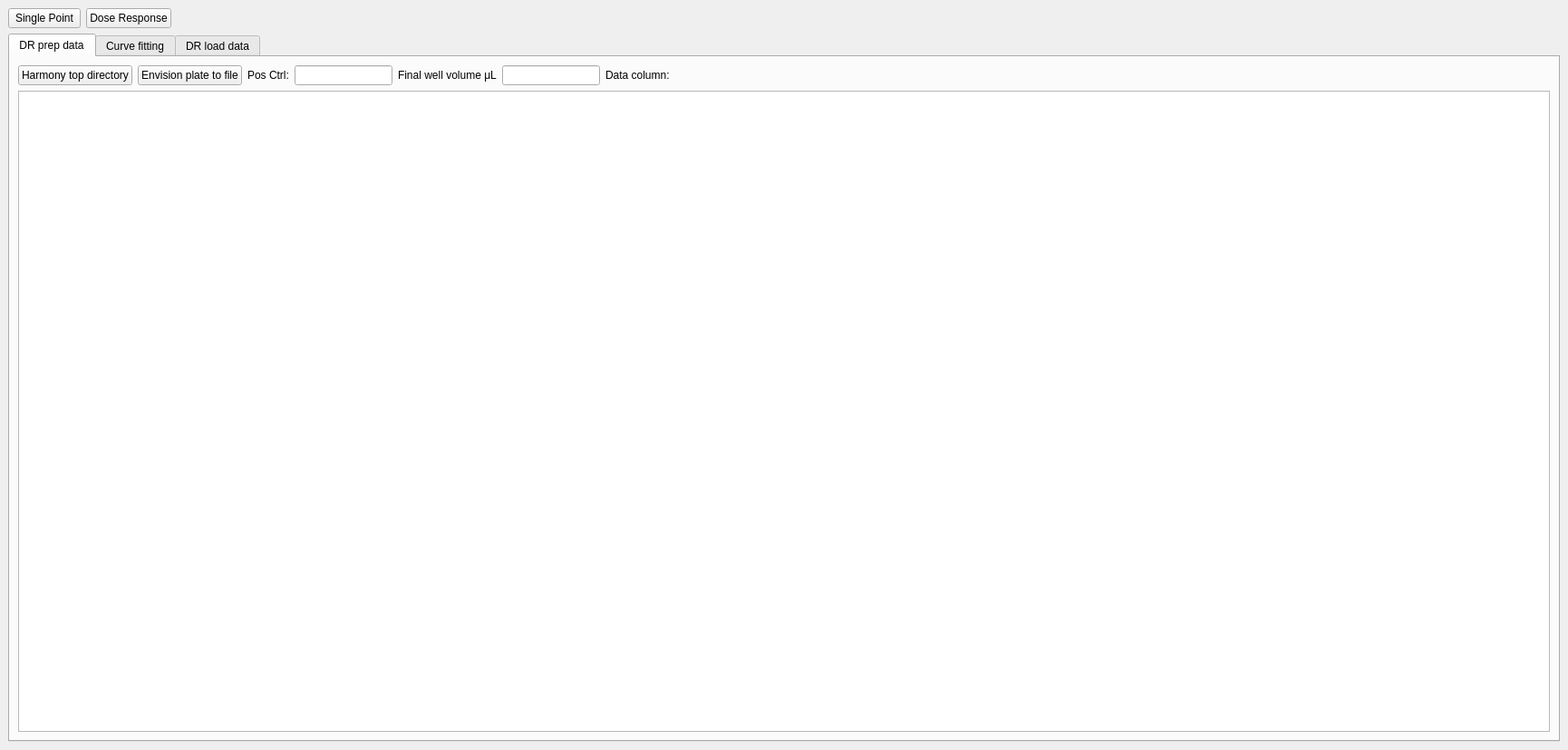
<?xml version="1.0" encoding="UTF-8"?>
<ui version="4.0">
 <class>MainWindow</class>
 <widget class="QMainWindow" name="MainWindow">
  <property name="geometry">
   <rect>
    <x>0</x>
    <y>0</y>
    <width>1730</width>
    <height>827</height>
   </rect>
  </property>
  <property name="windowTitle">
   <string>MainWindow</string>
  </property>
  <widget class="QWidget" name="centralwidget">
   <layout class="QGridLayout" name="gridLayout_7">
    <item row="0" column="0">
     <layout class="QGridLayout" name="gridLayout_6">
      <item row="0" column="0">
       <widget class="QPushButton" name="goto_sp_btn">
        <property name="text">
         <string>Single Point</string>
        </property>
       </widget>
      </item>
      <item row="0" column="2">
       <spacer name="horizontalSpacer_5">
        <property name="orientation">
         <enum>Qt::Horizontal</enum>
        </property>
        <property name="sizeHint" stdset="0">
         <size>
          <width>438</width>
          <height>20</height>
         </size>
        </property>
       </spacer>
      </item>
      <item row="0" column="1">
       <widget class="QPushButton" name="goto_dr_btn">
        <property name="text">
         <string>Dose Response</string>
        </property>
       </widget>
      </item>
      <item row="1" column="0" colspan="3">
       <widget class="QTabWidget" name="module_tab_wg">
        <property name="currentIndex">
         <number>0</number>
        </property>
        <widget class="QWidget" name="dr_prep_data_tab">
         <attribute name="title">
          <string>DR prep data</string>
         </attribute>
         <layout class="QVBoxLayout" name="verticalLayout">
          <item>
           <layout class="QHBoxLayout" name="horizontalLayout">
            <item>
             <widget class="QPushButton" name="selectHarmonyDirectory_btn">
              <property name="text">
               <string>Harmony top directory</string>
              </property>
             </widget>
            </item>
            <item>
             <widget class="QPushButton" name="selectEnvisionPlateToFile_btn">
              <property name="text">
               <string>Envision plate to file</string>
              </property>
             </widget>
            </item>
            <item>
             <widget class="QLabel" name="label_4">
              <property name="text">
               <string>Pos Ctrl:</string>
              </property>
             </widget>
            </item>
            <item>
             <widget class="QLineEdit" name="posCtrl_eb">
              <property name="sizePolicy">
               <sizepolicy hsizetype="Preferred" vsizetype="Fixed">
                <horstretch>0</horstretch>
                <verstretch>0</verstretch>
               </sizepolicy>
              </property>
             </widget>
            </item>
            <item>
             <widget class="QLabel" name="label">
              <property name="text">
               <string>Final well volume μL</string>
              </property>
             </widget>
            </item>
            <item>
             <widget class="QLineEdit" name="finalWellVolumeMicroliter_eb">
              <property name="sizePolicy">
               <sizepolicy hsizetype="Preferred" vsizetype="Preferred">
                <horstretch>0</horstretch>
                <verstretch>0</verstretch>
               </sizepolicy>
              </property>
             </widget>
            </item>
            <item>
             <widget class="QLabel" name="dataColumnTag">
              <property name="text">
               <string>Data column:</string>
              </property>
             </widget>
            </item>
            <item>
             <widget class="QLabel" name="dataColumn_lab">
              <property name="sizePolicy">
               <sizepolicy hsizetype="Expanding" vsizetype="Preferred">
                <horstretch>0</horstretch>
                <verstretch>0</verstretch>
               </sizepolicy>
              </property>
              <property name="text">
               <string/>
              </property>
             </widget>
            </item>
            <item>
             <spacer name="horizontalSpacer_2">
              <property name="orientation">
               <enum>Qt::Horizontal</enum>
              </property>
              <property name="sizeHint" stdset="0">
               <size>
                <width>40</width>
                <height>20</height>
               </size>
              </property>
             </spacer>
            </item>
           </layout>
          </item>
          <item>
           <widget class="QTextEdit" name="prepLog_te"/>
          </item>
         </layout>
        </widget>
        <widget class="QWidget" name="tab">
         <attribute name="title">
          <string>Curve fitting</string>
         </attribute>
         <layout class="QVBoxLayout" name="verticalLayout_3">
          <item>
           <layout class="QHBoxLayout" name="horizontalLayout_2">
            <item>
             <widget class="QPushButton" name="selectDRInput_btn">
              <property name="text">
               <string>Select DR input</string>
              </property>
             </widget>
            </item>
            <item>
             <widget class="QLabel" name="label_2">
              <property name="sizePolicy">
               <sizepolicy hsizetype="Minimum" vsizetype="Preferred">
                <horstretch>0</horstretch>
                <verstretch>0</verstretch>
               </sizepolicy>
              </property>
              <property name="minimumSize">
               <size>
                <width>100</width>
                <height>0</height>
               </size>
              </property>
              <property name="text">
               <string>DR input file:</string>
              </property>
             </widget>
            </item>
            <item>
             <widget class="QLabel" name="drInputFile_lab">
              <property name="sizePolicy">
               <sizepolicy hsizetype="Expanding" vsizetype="Fixed">
                <horstretch>0</horstretch>
                <verstretch>0</verstretch>
               </sizepolicy>
              </property>
              <property name="maximumSize">
               <size>
                <width>4000</width>
                <height>23</height>
               </size>
              </property>
              <property name="text">
               <string/>
              </property>
             </widget>
            </item>
            <item>
             <spacer name="horizontalSpacer_3">
              <property name="orientation">
               <enum>Qt::Horizontal</enum>
              </property>
              <property name="sizeHint" stdset="0">
               <size>
                <width>40</width>
                <height>20</height>
               </size>
              </property>
             </spacer>
            </item>
           </layout>
          </item>
          <item>
           <layout class="QHBoxLayout" name="horizontalLayout_3">
            <item>
             <widget class="QPushButton" name="calculateDR_btn">
              <property name="text">
               <string>Calculate dose response</string>
              </property>
             </widget>
            </item>
            <item>
             <widget class="QRadioButton" name="inhibition_rb">
              <property name="text">
               <string>Inhibition</string>
              </property>
             </widget>
            </item>
            <item>
             <widget class="QRadioButton" name="activation_rb">
              <property name="text">
               <string>Activation</string>
              </property>
             </widget>
            </item>
            <item>
             <widget class="QPushButton" name="saveExcel_btn">
              <property name="text">
               <string>Save Excel</string>
              </property>
             </widget>
            </item>
            <item>
             <spacer name="horizontalSpacer_4">
              <property name="orientation">
               <enum>Qt::Horizontal</enum>
              </property>
              <property name="sizeHint" stdset="0">
               <size>
                <width>40</width>
                <height>20</height>
               </size>
              </property>
             </spacer>
            </item>
           </layout>
          </item>
          <item>
           <layout class="QHBoxLayout" name="horizontalLayout_5">
            <item>
             <widget class="DoseResponseTable" name="doseResponseTable">
              <column>
               <property name="text">
                <string>Batch</string>
               </property>
              </column>
              <column>
               <property name="text">
                <string>Compound</string>
               </property>
              </column>
              <column>
               <property name="text">
                <string>IC50</string>
               </property>
              </column>
              <column>
               <property name="text">
                <string>Fit quality</string>
               </property>
              </column>
              <column>
               <property name="text">
                <string>Slope</string>
               </property>
              </column>
              <column>
               <property name="text">
                <string>Bottom</string>
               </property>
              </column>
              <column>
               <property name="text">
                <string>Top</string>
               </property>
              </column>
              <column>
               <property name="text">
                <string>Min Conc nM</string>
               </property>
              </column>
              <column>
               <property name="text">
                <string>Max Conc nM</string>
               </property>
              </column>
              <column>
               <property name="text">
                <string>AUC</string>
               </property>
              </column>
              <column>
               <property name="text">
                <string>ICMax</string>
               </property>
              </column>
              <column>
               <property name="text">
                <string>Graph</string>
               </property>
              </column>
             </widget>
            </item>
            <item>
             <layout class="QVBoxLayout" name="verticalLayout_2">
              <item>
               <widget class="QLabel" name="label_3">
                <property name="maximumSize">
                 <size>
                  <width>300</width>
                  <height>20</height>
                 </size>
                </property>
                <property name="text">
                 <string>Concentration nM</string>
                </property>
               </widget>
              </item>
              <item>
               <layout class="QVBoxLayout" name="dataPoints_layout"/>
              </item>
             </layout>
            </item>
           </layout>
          </item>
         </layout>
        </widget>
        <widget class="QWidget" name="dr_load_data">
         <attribute name="title">
          <string>DR load data</string>
         </attribute>
         <layout class="QGridLayout" name="gridLayout">
          <item row="0" column="0">
           <widget class="QFrame" name="frame_10">
            <property name="frameShape">
             <enum>QFrame::StyledPanel</enum>
            </property>
            <property name="frameShadow">
             <enum>QFrame::Raised</enum>
            </property>
            <layout class="QGridLayout" name="gridLayout_2">
             <item row="0" column="0">
              <layout class="QGridLayout" name="gridLayout_15">
               <item row="1" column="0">
                <widget class="QFrame" name="frame_12">
                 <property name="frameShape">
                  <enum>QFrame::StyledPanel</enum>
                 </property>
                 <property name="frameShadow">
                  <enum>QFrame::Raised</enum>
                 </property>
                 <layout class="QGridLayout" name="gridLayout_22">
                  <item row="0" column="0">
                   <layout class="QHBoxLayout" name="horizontalLayout_3">
                    <item>
                     <widget class="QLabel" name="label_2">
                      <property name="text">
                       <string>Operator</string>
                      </property>
                      <property name="alignment">
                       <set>Qt::AlignRight|Qt::AlignTrailing|Qt::AlignVCenter</set>
                      </property>
                     </widget>
                    </item>
                    <item>
                     <spacer name="horizontalSpacer_9">
                      <property name="orientation">
                       <enum>Qt::Horizontal</enum>
                      </property>
                      <property name="sizeHint" stdset="0">
                       <size>
                        <width>40</width>
                        <height>20</height>
                       </size>
                      </property>
                     </spacer>
                    </item>
                    <item>
                     <widget class="QComboBox" name="operator_cb">
                      <property name="sizePolicy">
                       <sizepolicy hsizetype="Preferred" vsizetype="Fixed">
                        <horstretch>0</horstretch>
                        <verstretch>0</verstretch>
                       </sizepolicy>
                      </property>
                      <property name="minimumSize">
                       <size>
                        <width>250</width>
                        <height>0</height>
                       </size>
                      </property>
                      <property name="maximumSize">
                       <size>
                        <width>250</width>
                        <height>16777215</height>
                       </size>
                      </property>
                     </widget>
                    </item>
                   </layout>
                  </item>
                 </layout>
                </widget>
               </item>
               <item row="2" column="0">
                <widget class="QFrame" name="frame_15">
                 <property name="frameShape">
                  <enum>QFrame::StyledPanel</enum>
                 </property>
                 <property name="frameShadow">
                  <enum>QFrame::Raised</enum>
                 </property>
                 <layout class="QGridLayout" name="gridLayout_26">
                  <item row="0" column="0">
                   <layout class="QHBoxLayout" name="horizontalLayout_6">
                    <item>
                     <widget class="QLabel" name="label_8">
                      <property name="text">
                       <string>Viability Measurement</string>
                      </property>
                      <property name="alignment">
                       <set>Qt::AlignRight|Qt::AlignTrailing|Qt::AlignVCenter</set>
                      </property>
                     </widget>
                    </item>
                    <item>
                     <spacer name="horizontalSpacer_11">
                      <property name="orientation">
                       <enum>Qt::Horizontal</enum>
                      </property>
                      <property name="sizeHint" stdset="0">
                       <size>
                        <width>40</width>
                        <height>20</height>
                       </size>
                      </property>
                     </spacer>
                    </item>
                    <item>
                     <widget class="QComboBox" name="viabilityMeasure_cb">
                      <property name="sizePolicy">
                       <sizepolicy hsizetype="Preferred" vsizetype="Fixed">
                        <horstretch>0</horstretch>
                        <verstretch>0</verstretch>
                       </sizepolicy>
                      </property>
                      <property name="minimumSize">
                       <size>
                        <width>140</width>
                        <height>0</height>
                       </size>
                      </property>
                      <property name="maximumSize">
                       <size>
                        <width>140</width>
                        <height>16777215</height>
                       </size>
                      </property>
                     </widget>
                    </item>
                   </layout>
                  </item>
                 </layout>
                </widget>
               </item>
               <item row="3" column="0">
                <widget class="QFrame" name="frame_87">
                 <property name="frameShape">
                  <enum>QFrame::StyledPanel</enum>
                 </property>
                 <property name="frameShadow">
                  <enum>QFrame::Raised</enum>
                 </property>
                 <layout class="QGridLayout" name="gridLayout_87">
                  <item row="0" column="0">
                   <layout class="QHBoxLayout" name="horizontalLayout_87">
                    <item>
                     <widget class="QLabel" name="label_87">
                      <property name="text">
                       <string>Detection Type</string>
                      </property>
                      <property name="alignment">
                       <set>Qt::AlignRight|Qt::AlignTrailing|Qt::AlignVCenter</set>
                      </property>
                     </widget>
                    </item>
                    <item>
                     <spacer name="horizontalSpacer_87">
                      <property name="orientation">
                       <enum>Qt::Horizontal</enum>
                      </property>
                      <property name="sizeHint" stdset="0">
                       <size>
                        <width>40</width>
                        <height>20</height>
                       </size>
                      </property>
                     </spacer>
                    </item>
                    <item>
                     <widget class="QComboBox" name="detectionType_cb">
                      <property name="sizePolicy">
                       <sizepolicy hsizetype="Preferred" vsizetype="Fixed">
                        <horstretch>0</horstretch>
                        <verstretch>0</verstretch>
                       </sizepolicy>
                      </property>
                      <property name="minimumSize">
                       <size>
                        <width>140</width>
                        <height>0</height>
                       </size>
                      </property>
                      <property name="maximumSize">
                       <size>
                        <width>140</width>
                        <height>16777215</height>
                       </size>
                      </property>
                     </widget>
                    </item>
                   </layout>
                  </item>
                 </layout>
                </widget>
               </item>
               <item row="1" column="2">
                <widget class="QFrame" name="frame_18">
                 <property name="frameShape">
                  <enum>QFrame::StyledPanel</enum>
                 </property>
                 <property name="frameShadow">
                  <enum>QFrame::Raised</enum>
                 </property>
                 <layout class="QGridLayout" name="gridLayout_30">
                  <item row="0" column="0">
                   <layout class="QHBoxLayout" name="horizontalLayout_9">
                    <item>
                     <widget class="QLabel" name="label_7">
                      <property name="text">
                       <string>Comment</string>
                      </property>
                      <property name="alignment">
                       <set>Qt::AlignRight|Qt::AlignTrailing|Qt::AlignVCenter</set>
                      </property>
                     </widget>
                    </item>
                    <item>
                     <spacer name="horizontalSpacer_16">
                      <property name="orientation">
                       <enum>Qt::Horizontal</enum>
                      </property>
                      <property name="sizeHint" stdset="0">
                       <size>
                        <width>40</width>
                        <height>20</height>
                       </size>
                      </property>
                     </spacer>
                    </item>
                    <item>
                     <widget class="QLineEdit" name="comment_eb">
                      <property name="sizePolicy">
                       <sizepolicy hsizetype="Maximum" vsizetype="Fixed">
                        <horstretch>0</horstretch>
                        <verstretch>0</verstretch>
                       </sizepolicy>
                      </property>
                      <property name="minimumSize">
                       <size>
                        <width>110</width>
                        <height>0</height>
                       </size>
                      </property>
                      <property name="maximumSize">
                       <size>
                        <width>110</width>
                        <height>16777215</height>
                       </size>
                      </property>
                     </widget>
                    </item>
                   </layout>
                  </item>
                 </layout>
                </widget>
               </item>
               <item row="0" column="2">
                <widget class="QFrame" name="frame_17">
                 <property name="frameShape">
                  <enum>QFrame::StyledPanel</enum>
                 </property>
                 <property name="frameShadow">
                  <enum>QFrame::Raised</enum>
                 </property>
                 <layout class="QGridLayout" name="gridLayout_29">
                  <item row="0" column="0">
                   <layout class="QHBoxLayout" name="horizontalLayout_8">
                    <item>
                     <widget class="QLabel" name="label_3">
                      <property name="sizePolicy">
                       <sizepolicy hsizetype="Maximum" vsizetype="Preferred">
                        <horstretch>0</horstretch>
                        <verstretch>0</verstretch>
                       </sizepolicy>
                      </property>
                      <property name="text">
                       <string>Test Date</string>
                      </property>
                      <property name="alignment">
                       <set>Qt::AlignRight|Qt::AlignTrailing|Qt::AlignVCenter</set>
                      </property>
                     </widget>
                    </item>
                    <item>
                     <spacer name="horizontalSpacer_2">
                      <property name="orientation">
                       <enum>Qt::Horizontal</enum>
                      </property>
                      <property name="sizeHint" stdset="0">
                       <size>
                        <width>40</width>
                        <height>20</height>
                       </size>
                      </property>
                     </spacer>
                    </item>
                    <item>
                     <widget class="QDateEdit" name="testDate">
                      <property name="sizePolicy">
                       <sizepolicy hsizetype="Maximum" vsizetype="Fixed">
                        <horstretch>0</horstretch>
                        <verstretch>0</verstretch>
                       </sizepolicy>
                      </property>
                      <property name="minimumSize">
                       <size>
                        <width>110</width>
                        <height>0</height>
                       </size>
                      </property>
                      <property name="maximumSize">
                       <size>
                        <width>110</width>
                        <height>16777215</height>
                       </size>
                      </property>
                     </widget>
                    </item>
                   </layout>
                  </item>
                 </layout>
                </widget>
               </item>
               <item row="2" column="1">
                <widget class="QFrame" name="frame_13">
                 <property name="frameShape">
                  <enum>QFrame::StyledPanel</enum>
                 </property>
                 <property name="frameShadow">
                  <enum>QFrame::Raised</enum>
                 </property>
                 <layout class="QGridLayout" name="gridLayout_24">
                  <item row="0" column="0">
                   <layout class="QHBoxLayout" name="horizontalLayout_14">
                    <item>
                     <widget class="QLabel" name="label_4">
                      <property name="text">
                       <string>Model Sys Id</string>
                      </property>
                      <property name="alignment">
                       <set>Qt::AlignRight|Qt::AlignTrailing|Qt::AlignVCenter</set>
                      </property>
                     </widget>
                    </item>
                    <item>
                     <spacer name="horizontalSpacer_12">
                      <property name="orientation">
                       <enum>Qt::Horizontal</enum>
                      </property>
                      <property name="sizeHint" stdset="0">
                       <size>
                        <width>40</width>
                        <height>20</height>
                       </size>
                      </property>
                     </spacer>
                    </item>
                    <item>
                     <widget class="QComboBox" name="target_cb">
                      <property name="sizePolicy">
                       <sizepolicy hsizetype="Preferred" vsizetype="Fixed">
                        <horstretch>0</horstretch>
                        <verstretch>0</verstretch>
                       </sizepolicy>
                      </property>
                     </widget>
                    </item>
                   </layout>
                  </item>
                 </layout>
                </widget>
               </item>
               <item row="2" column="2">
                <widget class="QFrame" name="frame_19">
                 <property name="frameShape">
                  <enum>QFrame::StyledPanel</enum>
                 </property>
                 <property name="frameShadow">
                  <enum>QFrame::Raised</enum>
                 </property>
                 <layout class="QGridLayout" name="gridLayout_31">
                  <item row="0" column="0">
                   <layout class="QHBoxLayout" name="horizontalLayout_10">
                    <item>
                     <widget class="QLabel" name="elnid_cb">
                      <property name="text">
                       <string>ELN Id</string>
                      </property>
                      <property name="alignment">
                       <set>Qt::AlignRight|Qt::AlignTrailing|Qt::AlignVCenter</set>
                      </property>
                     </widget>
                    </item>
                    <item>
                     <spacer name="horizontalSpacer_17">
                      <property name="orientation">
                       <enum>Qt::Horizontal</enum>
                      </property>
                      <property name="sizeHint" stdset="0">
                       <size>
                        <width>40</width>
                        <height>20</height>
                       </size>
                      </property>
                     </spacer>
                    </item>
                    <item>
                     <widget class="QLineEdit" name="eln_eb">
                      <property name="sizePolicy">
                       <sizepolicy hsizetype="Preferred" vsizetype="Fixed">
                        <horstretch>0</horstretch>
                        <verstretch>0</verstretch>
                       </sizepolicy>
                      </property>
                      <property name="minimumSize">
                       <size>
                        <width>110</width>
                        <height>0</height>
                       </size>
                      </property>
                      <property name="maximumSize">
                       <size>
                        <width>110</width>
                        <height>16777215</height>
                       </size>
                      </property>
                     </widget>
                    </item>
                   </layout>
                  </item>
                 </layout>
                </widget>
               </item>
               <item row="1" column="1">
                <widget class="QFrame" name="frame_16">
                 <property name="frameShape">
                  <enum>QFrame::StyledPanel</enum>
                 </property>
                 <property name="frameShadow">
                  <enum>QFrame::Raised</enum>
                 </property>
                 <layout class="QGridLayout" name="gridLayout_28">
                  <item row="0" column="0">
                   <layout class="QHBoxLayout" name="horizontalLayout_5">
                    <item>
                     <widget class="QLabel" name="label_9">
                      <property name="text">
                       <string>Model System</string>
                      </property>
                      <property name="alignment">
                       <set>Qt::AlignRight|Qt::AlignTrailing|Qt::AlignVCenter</set>
                      </property>
                     </widget>
                    </item>
                    <item>
                     <spacer name="horizontalSpacer_14">
                      <property name="orientation">
                       <enum>Qt::Horizontal</enum>
                      </property>
                      <property name="sizeHint" stdset="0">
                       <size>
                        <width>40</width>
                        <height>20</height>
                       </size>
                      </property>
                     </spacer>
                    </item>
                    <item>
                     <widget class="QComboBox" name="screenType_cb">
                      <property name="sizePolicy">
                       <sizepolicy hsizetype="Preferred" vsizetype="Fixed">
                        <horstretch>0</horstretch>
                        <verstretch>0</verstretch>
                       </sizepolicy>
                      </property>
                      <property name="minimumSize">
                       <size>
                        <width>140</width>
                        <height>0</height>
                       </size>
                      </property>
                      <property name="maximumSize">
                       <size>
                        <width>140</width>
                        <height>16777215</height>
                       </size>
                      </property>
                     </widget>
                    </item>
                   </layout>
                  </item>
                 </layout>
                </widget>
               </item>
               <item row="0" column="1">
                <widget class="QFrame" name="frame_14">
                 <property name="frameShape">
                  <enum>QFrame::StyledPanel</enum>
                 </property>
                 <property name="frameShadow">
                  <enum>QFrame::Raised</enum>
                 </property>
                 <layout class="QGridLayout" name="gridLayout_25">
                  <item row="0" column="0">
                   <layout class="QHBoxLayout" name="horizontalLayout_7">
                    <item>
                     <widget class="QLabel" name="label_6">
                      <property name="text">
                       <string>Assay Type</string>
                      </property>
                      <property name="alignment">
                       <set>Qt::AlignRight|Qt::AlignTrailing|Qt::AlignVCenter</set>
                      </property>
                     </widget>
                    </item>
                    <item>
                     <spacer name="horizontalSpacer_10">
                      <property name="orientation">
                       <enum>Qt::Horizontal</enum>
                      </property>
                      <property name="sizeHint" stdset="0">
                       <size>
                        <width>40</width>
                        <height>20</height>
                       </size>
                      </property>
                     </spacer>
                    </item>
                    <item>
                     <widget class="QComboBox" name="assayType_cb">
                      <property name="sizePolicy">
                       <sizepolicy hsizetype="Preferred" vsizetype="Fixed">
                        <horstretch>0</horstretch>
                        <verstretch>0</verstretch>
                       </sizepolicy>
                      </property>
                      <property name="minimumSize">
                       <size>
                        <width>140</width>
                        <height>0</height>
                       </size>
                      </property>
                      <property name="maximumSize">
                       <size>
                        <width>140</width>
                        <height>16777215</height>
                       </size>
                      </property>
                     </widget>
                    </item>
                   </layout>
                  </item>
                 </layout>
                </widget>
               </item>
               <item row="0" column="0">
                <widget class="QFrame" name="frame_11">
                 <property name="frameShape">
                  <enum>QFrame::StyledPanel</enum>
                 </property>
                 <property name="frameShadow">
                  <enum>QFrame::Raised</enum>
                 </property>
                 <layout class="QGridLayout" name="gridLayout_16">
                  <item row="0" column="0">
                   <layout class="QHBoxLayout" name="horizontalLayout_4">
                    <item>
                     <widget class="QLabel" name="label">
                      <property name="text">
                       <string>Project</string>
                      </property>
                      <property name="alignment">
                       <set>Qt::AlignRight|Qt::AlignTrailing|Qt::AlignVCenter</set>
                      </property>
                     </widget>
                    </item>
                    <item>
                     <spacer name="horizontalSpacer_6">
                      <property name="orientation">
                       <enum>Qt::Horizontal</enum>
                      </property>
                      <property name="sizeHint" stdset="0">
                       <size>
                        <width>40</width>
                        <height>20</height>
                       </size>
                      </property>
                     </spacer>
                    </item>
                    <item>
                     <widget class="QComboBox" name="project_cb">
                      <property name="sizePolicy">
                       <sizepolicy hsizetype="Preferred" vsizetype="Fixed">
                        <horstretch>0</horstretch>
                        <verstretch>0</verstretch>
                       </sizepolicy>
                      </property>
                      <property name="minimumSize">
                       <size>
                        <width>250</width>
                        <height>0</height>
                       </size>
                      </property>
                      <property name="maximumSize">
                       <size>
                        <width>250</width>
                        <height>16777215</height>
                       </size>
                      </property>
                     </widget>
                    </item>
                   </layout>
                  </item>
                 </layout>
                </widget>
               </item>
              </layout>
             </item>
            </layout>
           </widget>
          </item>
          <item row="1" column="0" colspan="2">
           <layout class="QGridLayout" name="gridLayout_21">
            <item row="1" column="0">
             <layout class="QGridLayout" name="gridLayout_8">
              <item row="0" column="0">
               <spacer name="horizontalSpacer_4">
                <property name="orientation">
                 <enum>Qt::Horizontal</enum>
                </property>
                <property name="sizeHint" stdset="0">
                 <size>
                  <width>40</width>
                  <height>20</height>
                 </size>
                </property>
               </spacer>
              </item>
              <item row="0" column="1">
               <layout class="QHBoxLayout" name="horizontalLayout_21">
                <item>
                 <widget class="QLabel" name="label_23">
                  <property name="text">
                   <string>Target table</string>
                  </property>
                 </widget>
                </item>
                <item>
                 <widget class="QComboBox" name="targetTable_cb"/>
                </item>
               </layout>
              </item>
              <item row="0" column="4">
               <widget class="QPushButton" name="saveData_btn">
                <property name="text">
                 <string>Save to DB</string>
                </property>
               </widget>
              </item>
              <item row="0" column="2">
               <widget class="QPushButton" name="loadAssayFile_btn">
                <property name="text">
                 <string>Read from file</string>
                </property>
               </widget>
              </item>
              <item row="0" column="3">
               <widget class="QPushButton" name="updateGrid_btn">
                <property name="text">
                 <string>Update grid</string>
                </property>
               </widget>
              </item>
             </layout>
            </item>
            <item row="0" column="0">
             <widget class="QTableWidget" name="dr_table">
              <column>
               <property name="text">
                <string>batch_id</string>
               </property>
              </column>
              <column>
               <property name="text">
                <string>compound_id</string>
               </property>
              </column>
              <column>
               <property name="text">
                <string>project</string>
               </property>
              </column>
              <column>
               <property name="text">
                <string>target</string>
               </property>
              </column>
              <column>
               <property name="text">
                <string>assay_type</string>
               </property>
              </column>
              <column>
               <property name="text">
                <string>model_system</string>
               </property>
              </column>
              <column>
               <property name="text">
                <string>detection_type</string>
               </property>
              </column>
              <column>
               <property name="text">
                <string>viability_measurement</string>
               </property>
              </column>
              <column>
               <property name="text">
                <string>Cmax</string>
               </property>
              </column>
              <column>
               <property name="text">
                <string>Y Max</string>
               </property>
              </column>
              <column>
               <property name="text">
                <string>M Min</string>
               </property>
              </column>
              <column>
               <property name="text">
                <string>Hill</string>
               </property>
              </column>
              <column>
               <property name="text">
                <string>IC50</string>
               </property>
              </column>
              <column>
               <property name="text">
                <string>EC50</string>
               </property>
              </column>
              <column>
               <property name="text">
                <string>I Cmax</string>
               </property>
              </column>
              <column>
               <property name="text">
                <string>Graph</string>
               </property>
              </column>
              <column>
               <property name="text">
                <string>experiment_date</string>
               </property>
              </column>
              <column>
               <property name="text">
                <string>operator</string>
               </property>
              </column>
              <column>
               <property name="text">
                <string>eln</string>
               </property>
              </column>
              <column>
               <property name="text">
                <string>comment</string>
               </property>
              </column>
              <column>
               <property name="text">
                <string>Confirmed</string>
               </property>
              </column>
             </widget>
            </item>
           </layout>
          </item>
         </layout>
        </widget>
       </widget>
      </item>
     </layout>
    </item>
   </layout>
  </widget>
 </widget>
 <customwidgets>
  <customwidget>
   <class>DoseResponseTable</class>
   <extends>QTableWidget</extends>
   <header>doseResponseTable</header>
  </customwidget>
 </customwidgets>
 <resources/>
 <connections/>
</ui>
